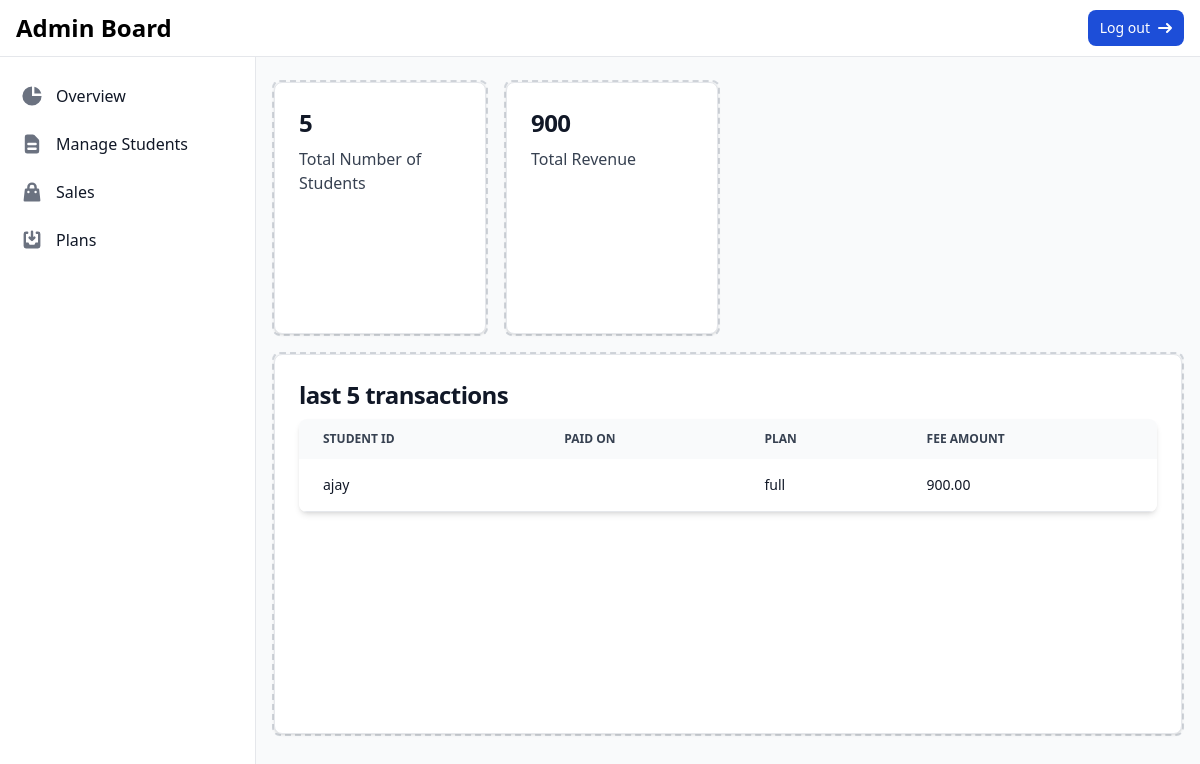
Page /admin_dashboard/ (signed in) on the earlier database version.
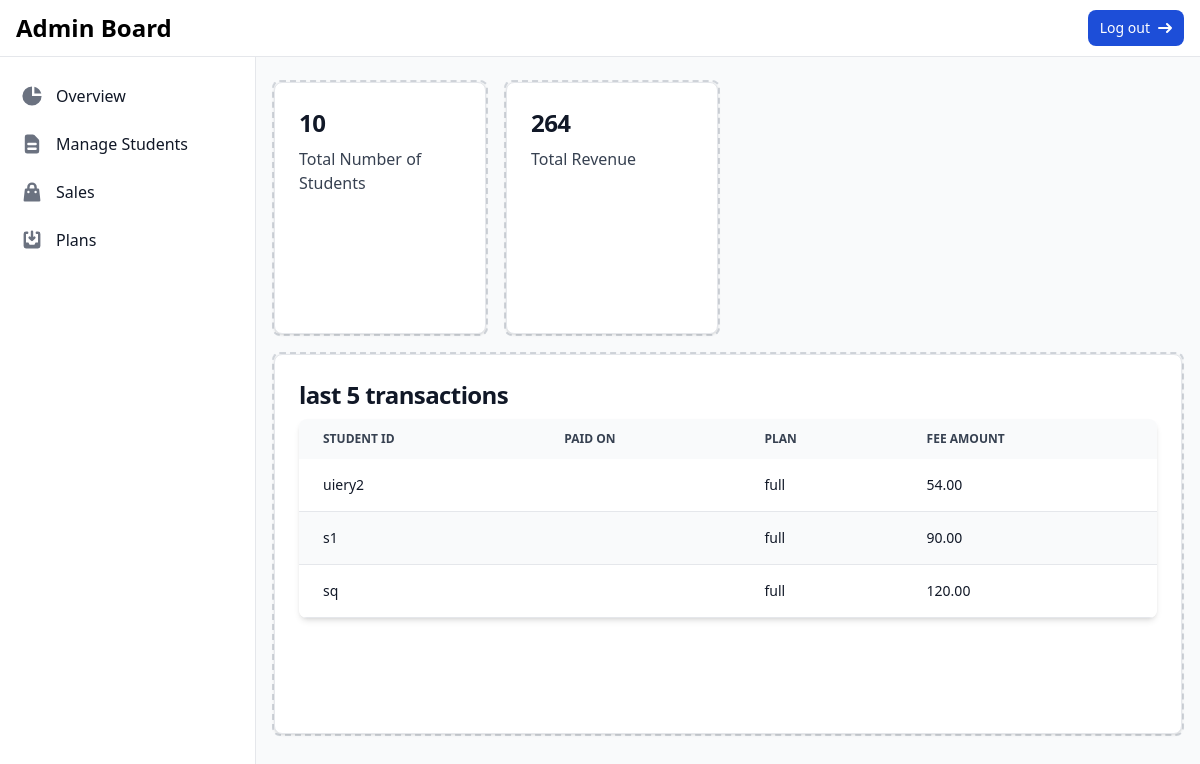
Same page on the later database version.
### students/models.py (models this page shows, shortened)
class FeeRecord(models.Model):
    student = models.ForeignKey(Student, on_delete=models.CASCADE, related_name='fee_records')
    plan = models.ForeignKey(FeePlan, on_delete=models.CASCADE, related_name='fee_plan_records')
    status = models.BooleanField(default=False)
    amount = models.DecimalField(max_digits=5, decimal_places=2)
    payment_date = models.DateTimeField(null=True, blank=True)

class Student(models.Model):
    user_id = models.CharField(max_length=20, unique=True, null=False, blank=False)  # User ID field
    name = models.CharField(max_length=100, null=False, blank=False)
    age = models.IntegerField()
    course = models.CharField(max_length=100)
    enrollment_date = models.DateField()
    profile_image = models.ImageField(upload_to='profile_images/', null=False, blank=False)
    address = models.TextField(null=False, blank=False)
    phone_number = models.CharField(max_length=12, null=False, blank=False)

class FeePlan(models.Model):
    plan_name = models.CharField(max_length=100)
    hours = models.IntegerField()
    per_hour_fee = models.DecimalField(max_digits=6, decimal_places=2)

### students/views.py (the view)
# urls.py: path("admin_dashboard/", views.admin_dashboard, name="admin_dashboard"),
@login_required
def admin_dashboard(request):
    if request.user.groups.filter(name="Admin").exists():
        total_students = Student.objects.count()
        total_revenue = FeeRecord.objects.aggregate(total=Sum('amount'))['total'] or 0
        last_five_fees = FeeRecord.objects.order_by('-payment_date')[:5]
        return render(request, "admin_dashboard.html", {
            "total_students": total_students,
            "total_revenue": total_revenue,
            "last_five_fees": last_five_fees,
        })
    else:
        return HttpResponse("Unauthorized", status=401)

### template/admin_dashboard.html (shortened to what this page needs)
{% extends 'base.html' %}
{% block content %}
    <div class="antialiased bg-gray-50 dark:bg-gray-900">
        <nav class="bg-white border-b border-gray-200 px-4 py-2.5 dark:bg-gray-800 dark:border-gray-700 fixed left-0 right-0 top-0 z-50">
          <div class="flex flex-wrap justify-between items-center">
            <div class="flex justify-start items-center">
              <a href="https://flowbite.com" class="flex items-center justify-between mr-4">
                <span class="self-center text-2xl font-semibold whitespace-nowrap dark:text-white">Admin Board</span>
              </a>
            </div>
            <a href="{% url 'logout' %}" class="inline-flex items-center px-3 py-2 text-sm font-medium text-center text-white bg-blue-700 rounded-lg hover:bg-blue-800 focus:ring-4 focus:outline-none focus:ring-blue-300 dark:bg-blue-600 dark:hover:bg-blue-700 dark:focus:ring-blue-800">
                Log out
                <svg class="rtl:rotate-180 w-3.5 h-3.5 ms-2" aria-hidden="true" xmlns="http://www.w3.org/2000/svg" fill="none" viewBox="0 0 14 10">
                    <path stroke="currentColor" stroke-linecap="round" stroke-linejoin="round" stroke-width="2" d="M1 5h12m0 0L9 1m4 4L9 9"/>
                </svg>
            </a>
          </div>
        </nav>
    <aside
      class="fixed top-0 left-0 z-40 w-64 h-screen pt-14 transition-transform -translate-x-full bg-white border-r border-gray-200 md:translate-x-0 dark:bg-gray-800 dark:border-gray-700"
      aria-label="Sidenav"
      id="drawer-navigation">
      <div class="overflow-y-auto py-5 px-3 h-full bg-white dark:bg-gray-800">
        <ul class="space-y-2">
          <li>
            <a
              href="{% url 'admin_dashboard' %}"
              class="flex items-center p-2 text-base font-medium text-gray-900 rounded-lg dark:text-white hover:bg-gray-100 dark:hover:bg-gray-700 group"
            >
              <span class="ml-3">Overview</span>
            </a>
          </li>
          <li>
              <a href="{% url 'manage_students' %}">
                <button
                      type="button"
                      class="flex items-center p-2 w-full text-base font-medium text-gray-900 rounded-lg transition duration-75 group hover:bg-gray-100 dark:text-white dark:hover:bg-gray-700"
                      aria-controls="dropdown-pages"
                      data-collapse-toggle="dropdown-pages"
                >
                  <span class="flex-1 ml-3 text-left whitespace-nowrap"
                    >Manage Students</span
                  >
                </button>
              </a>
          <li>
            <a href="{% url 'manage_fees' %}" >
                    <button
                      type="button"
                      class="flex items-center p-2 w-full text-base font-medium text-gray-900 rounded-lg transition duration-75 group hover:bg-gray-100 dark:text-white dark:hover:bg-gray-700"
                      aria-controls="dropdown-sales"
                      data-collapse-toggle="dropdown-sales"
                    >
                      <span class="flex-1 ml-3 text-left whitespace-nowrap"
                        >Sales</span
                      >
                    </button>
                </a>
          </li>
          <li>
            <a
              href="{% url 'manage_fee_plans' %}"
              class="flex items-center p-2 text-base font-medium text-gray-900 rounded-lg dark:text-white hover:bg-gray-100 dark:hover:bg-gray-700 group"
            >
              <span class="flex-1 ml-3 whitespace-nowrap">Plans</span>
            </a>
          </li>
        </ul>
    </aside>
    <main class="p-4 md:ml-64 h-auto pt-20">
      <div class="grid grid-cols-1 sm:grid-cols-2 lg:grid-cols-4 gap-4 mb-4">
        <div class="border-2 border-dashed border-gray-300 rounded-lg dark:border-gray-600 h-32 md:h-64">
            <a href="#" class="block max-w-sm h-full p-6 bg-white border border-gray-200 rounded-lg shadow hover:bg-gray-100 dark:bg-gray-800 dark:border-gray-700 dark:hover:bg-gray-700">
                <h5 class="mb-2 text-2xl font-bold tracking-tight text-gray-900 dark:text-white">{{ total_students }}</h5>
                <p class="font-normal text-gray-700 dark:text-gray-400">Total Number of Students</p>
            </a>
        </div>
        <div
          class="border-2 border-dashed rounded-lg border-gray-300 dark:border-gray-600 h-32 md:h-64"
        >
            <a href="#" class="block max-w-sm h-full p-6 bg-white border border-gray-200 rounded-lg shadow hover:bg-gray-100 dark:bg-gray-800 dark:border-gray-700 dark:hover:bg-gray-700">
                <h5 class="mb-2 text-2xl font-bold tracking-tight text-gray-900 dark:text-white">{{ total_revenue }}</h5>
                <p class="font-normal text-gray-700 dark:text-gray-400">Total Revenue</p>
            </a>
        </div>
      </div>
      <div class="border-2 border-dashed rounded-lg border-gray-300 dark:border-gray-600 h-96 mb-4">
          <div class="block max-w-l h-full p-6 bg-white border border-gray-200 rounded-lg shadow dark:bg-gray-800 dark:border-gray-700">
            <h5 class="mb-2 text-2xl font-bold tracking-tight text-gray-900 dark:text-white">last 5 transactions </h5>
              <div class="relative overflow-x-auto shadow-md sm:rounded-lg">
                <table class="w-full text-sm text-left rtl:text-right text-gray-500 dark:text-gray-400">
                    <thead class="text-xs text-gray-700 uppercase bg-gray-50 dark:bg-gray-700 dark:text-gray-400">
                        <tr>
                            <th scope="col" class="px-6 py-3">
                                Student ID
                            </th>
                            <th scope="col" class="px-6 py-3">
                                Paid on
                            </th>
                            <th scope="col" class="px-6 py-3">
                                Plan
                            </th>
                            <th scope="col" class="px-6 py-3">
                                fee amount
                            </th>
                    </thead>
                    <tbody>
                        {% for fee in last_five_fees %}
                            <tr class="odd:bg-white odd:dark:bg-gray-900 even:bg-gray-50 even:dark:bg-gray-800 border-b dark:border-gray-700">
                                    <th scope="row" class="px-6 py-4 font-medium text-gray-900 whitespace-nowrap dark:text-white">
                                        <a href="{% url 'student_detail' fee.student.id %}">
                                            {{ fee.student.name }}
                                        </a>
                                    </th>
                                <th scope="row" class="px-6 py-4 font-medium text-gray-900 whitespace-nowrap dark:text-white">
                                </th>
                                <th scope="row" class="px-6 py-4 font-medium text-gray-900 whitespace-nowrap dark:text-white">
                                    {{ fee.plan.plan_name }}
                                </th>
                                <th scope="row" class="px-6 py-4 font-medium text-gray-900 whitespace-nowrap dark:text-white">
                                    {{ fee.amount }}
                                </th>
                            </tr>
                        {% endfor %}
                    </tbody>
                </table>
            </div>
      </div>
    </main>
  </div>
{% endblock %}

### template/base.html (shortened to what this page needs)
<!DOCTYPE html>
<html lang="en">
<head>
    <script src="https://cdn.tailwindcss.com"></script>
</head>
<body class=" bg-gray-800 ">
    {% block content %}
    {% endblock %}
</body>
</html>

Differences in the rows shown:
removed FeeRecord: student.name "ajay", plan.plan_name "full", amount "900.00"
added FeeRecord: student.name "uiery2", plan.plan_name "full", amount "54.00"
added FeeRecord: student.name "s1", plan.plan_name "full", amount "90.00"
added FeeRecord: student.name "sq", plan.plan_name "full", amount "120.00"
Other differences:
{{ total_students }}: "5" → "10"
{{ total_revenue }}: "900" → "264"
